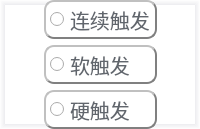
        <widget class="QWidget" name="page_5">
         <property name="styleSheet">
          <string notr="true">border-top: 5px solid qlineargradient(y0:0, y1:1,stop: 0 #ececef, stop: 1 white);
border-left: 5px solid qlineargradient(x0:0, x1:1,stop: 0 #ececef, stop: 1 white);
 border-bottom: 5px solid qlineargradient(y0:0, y1:1,stop: 0 white, stop: 1  #ececef);
border-right: 5px solid qlineargradient(x0:0, x1:1,stop:  0 white, stop: 1 #ececef);
background-color: rgb(255,255,255);</string>
         </property>
         <layout class="QVBoxLayout" name="verticalLayout_9">
          <property name="leftMargin">
           <number>0</number>
          </property>
          <property name="topMargin">
           <number>0</number>
          </property>
          <property name="rightMargin">
           <number>0</number>
          </property>
          <property name="bottomMargin">
           <number>0</number>
          </property>
          <item>
           <widget class="QWidget" name="widget_8" native="true">
            <property name="styleSheet">
             <string notr="true">QRadioButton{font-family:PingFang SC,Hiragino Sans GB,Arial,Microsoft YaHei,Verdana,Roboto,Noto,Helvetica Neue,sans-serif;
color:#61666d;
font-size:20px;
border:2px groove gray;border-radius:10px;padding:2px 4px;border-style: outset;}
QRadioButton:hover{background-color:rgb(229, 241, 251); color: black;}
QRadioButton:pressed{background-color:rgb(204, 228, 247);border-style: inset;}</string>
            </property>
            <layout class="QGridLayout" name="gridLayout_7">
             <property name="leftMargin">
              <number>0</number>
             </property>
             <property name="topMargin">
              <number>0</number>
             </property>
             <property name="rightMargin">
              <number>0</number>
             </property>
             <property name="bottomMargin">
              <number>0</number>
             </property>
             <item row="0" column="0">
              <spacer name="horizontalSpacer_7">
               <property name="orientation">
                <enum>Qt::Horizontal</enum>
               </property>
               <property name="sizeHint" stdset="0">
                <size>
                 <width>40</width>
                 <height>20</height>
                </size>
               </property>
              </spacer>
             </item>
             <item row="2" column="1">
              <widget class="QRadioButton" name="hardRadioBtn">
               <property name="styleSheet">
                <string notr="true"/>
               </property>
               <property name="text">
                <string>硬触发</string>
               </property>
              </widget>
             </item>
             <item row="1" column="1">
              <widget class="QRadioButton" name="softRadioBtn">
               <property name="styleSheet">
                <string notr="true"/>
               </property>
               <property name="text">
                <string>软触发</string>
               </property>
              </widget>
             </item>
             <item row="0" column="1">
              <widget class="QRadioButton" name="ConRadioBtn">
               <property name="styleSheet">
                <string notr="true"/>
               </property>
               <property name="text">
                <string>连续触发</string>
               </property>
              </widget>
             </item>
             <item row="0" column="2">
              <spacer name="horizontalSpacer_8">
               <property name="orientation">
                <enum>Qt::Horizontal</enum>
               </property>
               <property name="sizeHint" stdset="0">
                <size>
                 <width>40</width>
                 <height>20</height>
                </size>
               </property>
              </spacer>
             </item>
             <item row="1" column="0">
              <spacer name="horizontalSpacer_9">
               <property name="orientation">
                <enum>Qt::Horizontal</enum>
               </property>
               <property name="sizeHint" stdset="0">
                <size>
                 <width>40</width>
                 <height>20</height>
                </size>
               </property>
              </spacer>
             </item>
             <item row="1" column="2">
              <spacer name="horizontalSpacer_10">
               <property name="orientation">
                <enum>Qt::Horizontal</enum>
               </property>
               <property name="sizeHint" stdset="0">
                <size>
                 <width>40</width>
                 <height>20</height>
                </size>
               </property>
              </spacer>
             </item>
             <item row="2" column="0">
              <spacer name="horizontalSpacer_11">
               <property name="orientation">
                <enum>Qt::Horizontal</enum>
               </property>
               <property name="sizeHint" stdset="0">
                <size>
                 <width>40</width>
                 <height>20</height>
                </size>
               </property>
              </spacer>
             </item>
             <item row="2" column="2">
              <spacer name="horizontalSpacer_12">
               <property name="orientation">
                <enum>Qt::Horizontal</enum>
               </property>
               <property name="sizeHint" stdset="0">
                <size>
                 <width>40</width>
                 <height>20</height>
                </size>
               </property>
              </spacer>
             </item>
            </layout>
           </widget>
          </item>
         </layout>
        </widget>
